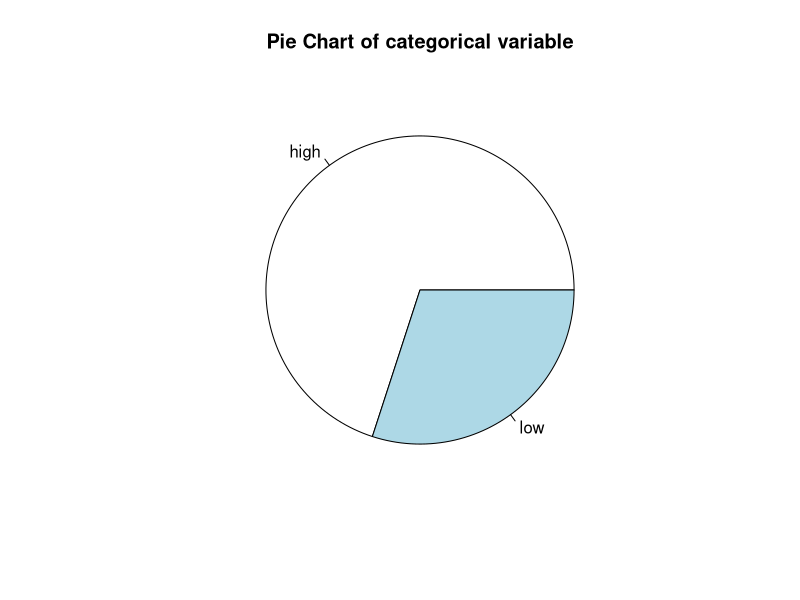

Write R code to recreate this figure.
## ---- chunk 1
knitr::opts_chunk$set(comment = ">>")
## ---- chunk 2
(89 - 32) * 5/9
## ---- chunk 3
(67 - 32) * 5/9
(45 - 32) * 5/9
(92 - 32) * 5/9
(83 - 32) * 5/9
(70 - 32) * 5/9
## ---- chunk 4
myF <- c(67, 45, 92, 83, 70)
(myF - 32) * 5/9
## ---- chunk 5
convFtoC <- function(numF){
    result <- (numF - 32) * 5/9
    result
}
## ---- chunk 6
convFtoC(89)
## ---- chunk 7
(89 - 32) * 5/9
## ---- chunk 8
x <- c(1, 3, 9, 7, 1, 2, 2, 5, 3, 3, 3)
result <- table(x)
result
## ---- chunk 9
statMode <- function(x){
  dataTable <- table(x)
  result <- names(sort(-dataTable)[1])
  result
}
statMode(x)
## ---- chunk 10
1 == 2
## ---- chunk 11
1 < 2
3 > 2
5 <= 6
c(1, 2, 3) < 2
## ---- chunk 12
a <- c(1:10)
a
## ---- chunk 13
a[1:5] <- c(1, 5, 3, 2, 4)
a
## ---- chunk 14
a[a < 4]
## ---- chunk 15
a < 4
## ---- chunk 16
a
b <- rep(0, 10) # repeat 0s 10 times
b[a < 4]  <- "low"
b[a >= 4] <- "high"
b
## ---- chunk 17
mytable <- table(b)
pie(mytable, 
    labels = names(mytable),
    main="Pie Chart of categorical variable")
